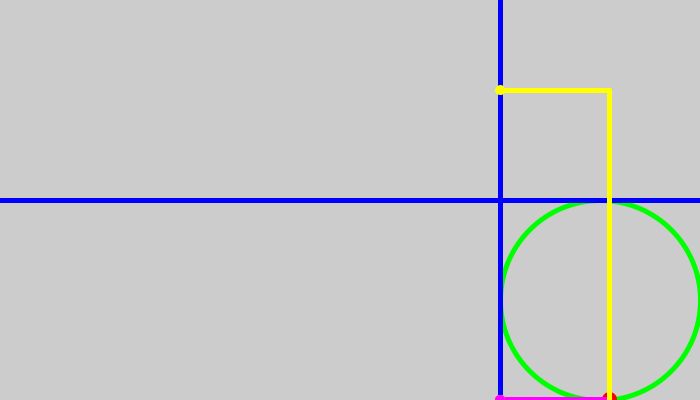
Frame 1 (no input)
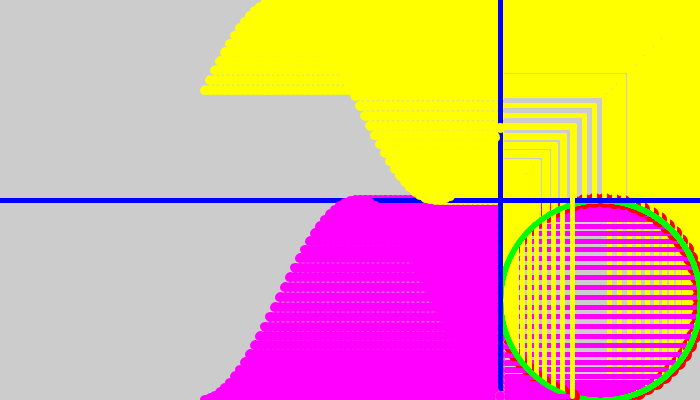
Frame 60 (the mouse pressed at the canvas centre just before this capture)
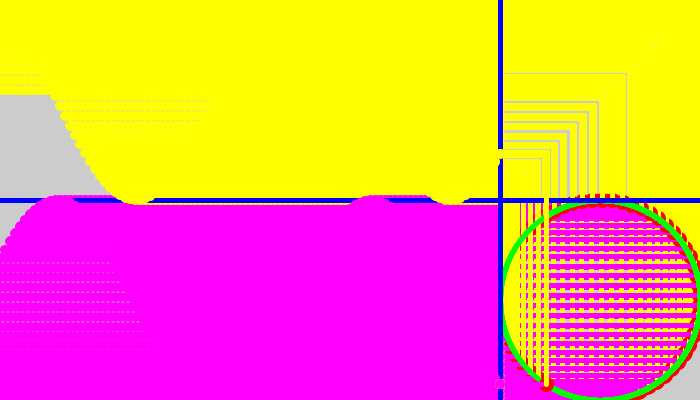
Frame 120 (the mouse held since frame 60 and released just before this capture)

The Processing sketch that drew these frames (run headless with seeded random() and noise(); from frame 60 on, the mouse is pressed at the canvas centre):

// Processing sketch: yen
// ── yen.pde
Ellipse e;
Lines l;
Wave w;

float count;
boolean t;

void setup(){

  size(700,400);
  
  e = new Ellipse();
  l = new Lines();
  w = new Wave();

}

void draw(){
  
  clear();
  
  t = true;
  if(t)count++;

  e.run();
  l.run();
  w.run();

}

void keyPressed(){

  if(key == 't')t  = true;

}

void keyReleased(){

  if(key == 't')t  = false;

}

// ── ellipse.pde
class Ellipse{
  
  float x = 600;
  float y = 300;
  float px,py;

  void run(){
  
    engine();
    display();
  
  }
  
  void display(){
  
    translate(x,y);
    
    noFill();
    strokeWeight(5);
    stroke(0,255,0);
    ellipse(0,0,200,200);
    
    fill(255,0,0);
    stroke(255,0,0);
    ellipse(px,py,10,10);
    
    translate(-x,-y);
  
  }
  
  void engine(){
  
    px = 100*sin(count/10);
    py = 100*cos(count/10);
  
  }

}

// ── lines.pde
class Lines{

  void run(){

    display();
  
  }
  
  void display(){
  
    stroke(0,0,255);
    line(0,200,700,200);
    line(500,0,500,400);
    
    translate(e.x,e.y);
    
    stroke(255,0,255);
    line(e.px,e.py,-100,e.py);
    
    stroke(255,255,0);
    line(e.px,e.py,e.px,-100 - (e.px + 100));
    line(e.px,-100 - (e.px + 100),-100,-100 - (e.px + 100));
    
    translate(-e.x,-e.y);
  
  }

}

// ── wave.pde
class Wave{
  
  float x,y;
  
  FloatList swx = new FloatList();
  FloatList swy = new FloatList();
  
  FloatList cwx = new FloatList();
  FloatList cwy = new FloatList();

  void run(){
  
    engine();
    display();
  
  }
  
  void display(){
    
    translate(e.x,e.y);
    
    for(int i = 0; i < swx.size(); i++){
    
      fill(255,0,255);
      stroke(255,0,255);
      ellipse(x,y,5,5);
      
      ellipse(swx.get(i),swy.get(i),5,5);
      
      fill(255,255,0);
      stroke(255,255,0);
      ellipse(x,y,5,5);
      
      ellipse(cwx.get(i),cwy.get(i),5,5);
    
    }
    
    fill(255,0,255);
      stroke(255,0,255);
      ellipse(x,y,5,5);
      
      translate(-e.x,-e.y);
  
  }
  
  void engine(){
    
    for(int i = 0; i < swx.size(); i++){
    
      swx.set(i,swx.get(i) - 5);
      cwx.set(i,cwx.get(i) - 5);
      
      if(swx.get(i) < -605){
      
        swx.remove(i);
        swy.remove(i);
        cwx.remove(i);
        cwy.remove(i);
      
      }
    
    }
  
    x = -100;
    y = e.py;
    
    if(t){
    
      swx.append(x);
      swy.append(y);
    
      cwx.append(x);
      cwy.append(-100 - (e.px + 100));
    
    }
  
  }

}
